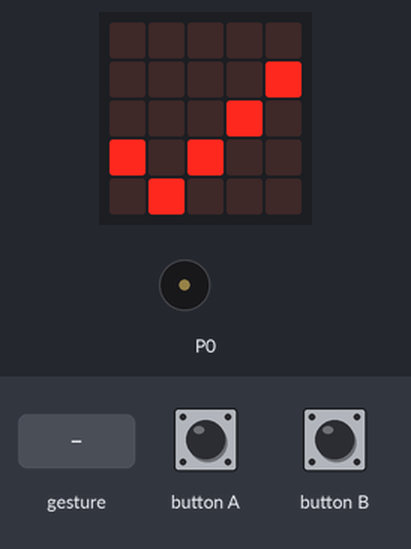
Bench run of a program on a simulated BBC micro:bit (MakeCode). On the bench: the board's 5×5 LED display, buzzer (waves = sounding). The inputs (shaded band) are chosen by the test bench. A tilt is held for 1.5 s and a shake lasts 1 s, then the board lies face up again; the 48×5 strip is a reading aid, not a part: it shows the text the display is scrolling, unrolled, one strip-width of it at a time.

Above: at 10.5 s.
10.6 s: sound turns loud
At 11.0 s:
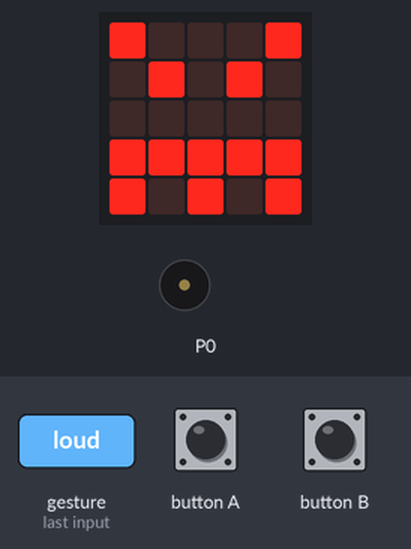
13.6 s: button A pressed for 0.15 s
At 14.2 s:
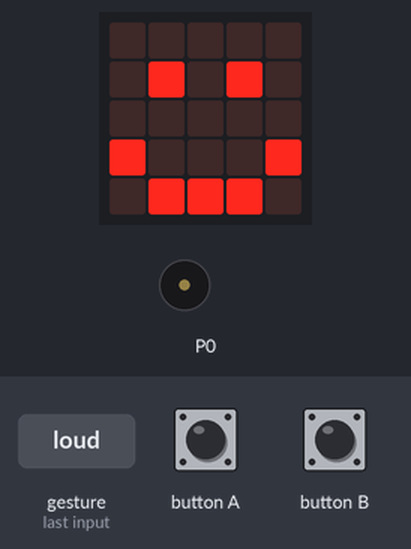
15.2 s: button B pressed for 0.15 s
At 16.5 s:
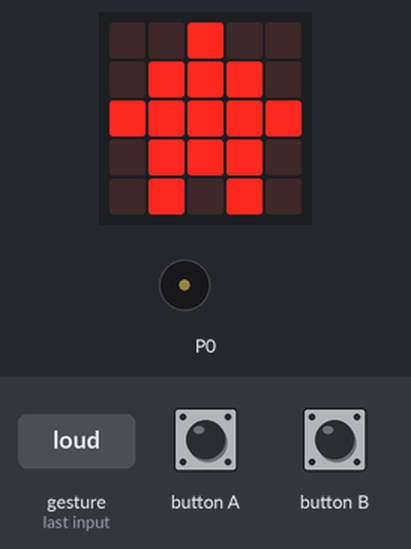
16.8 s: gesture 'tilt right'
At 17.2 s:
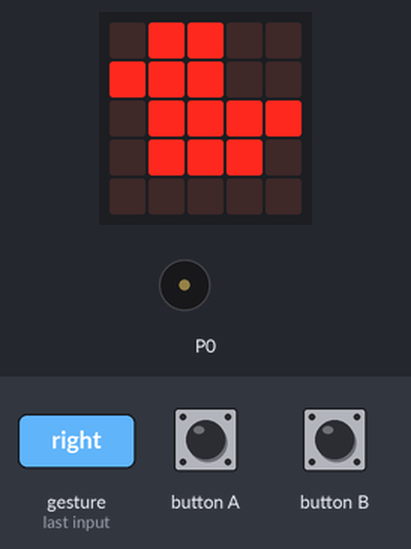
18.4 s: gesture 'tilt left'
At 19.5 s:
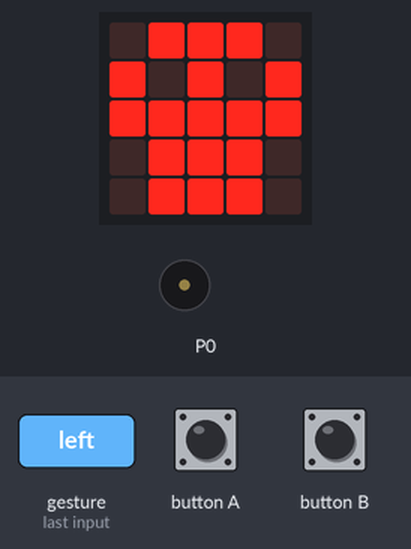
19.9 s: gesture 'shake'
At 20.8 s:
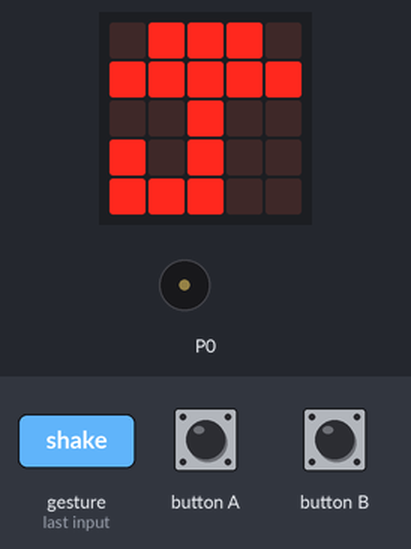
Timing chart, 0 to 22.6 s (numbered marks = the images above; inputs shaded):
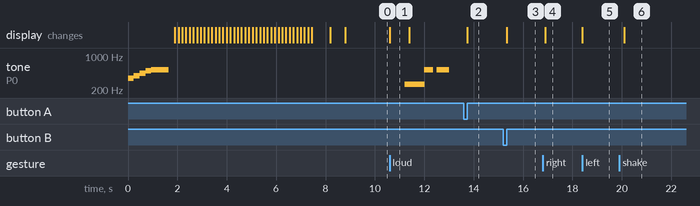

Measured:
- after the input at 10.6 s, tone on P0: plays 262 Hz for 0.80 s, 523 Hz for 0.36 s, 523 Hz for 0.50 s, starting after 0.60 s; the display: changes at once (image 1)
- after the input at 13.6 s, the display: changes after 0.15 s (image 2)
- after the input at 15.2 s, the display: changes after 0.15 s (image 3)
- after the input at 16.8 s, the display: changes after 0.10 s (image 4)
- after the input at 18.4 s, the display: changes at once (image 5)
- after the input at 19.9 s, the display: changes after 0.20 s (image 6)
- what the display in image 1 shows lasts 0.8 s, from 10.6 s to 11.4 s

The program:

main.ts
```typescript
input.onSound(DetectedSound.Quiet, function () {
    basic.showIcon(IconNames.Yes)
    music.playMelody("C5 C5 - - - - - - ", 120)
    music.stopAllSounds()
})
input.onGesture(Gesture.TiltRight, function () {
    basic.showIcon(IconNames.Duck)
})
input.onButtonPressed(Button.A, function () {
    basic.showIcon(IconNames.Happy)
})
input.onGesture(Gesture.TiltLeft, function () {
    basic.showIcon(IconNames.Skull)
})
input.onSound(DetectedSound.Loud, function () {
    basic.showIcon(IconNames.Angry)
    music.playMelody("C C C C - - - - ", 155)
})
input.onGesture(Gesture.Shake, function () {
    basic.showIcon(IconNames.Umbrella)
})
input.onButtonPressed(Button.B, function () {
    basic.showIcon(IconNames.House)
})
music.playMelody("F G A B C5 C5 C5 - ", 255)
basic.showString("Hello!")
basic.showIcon(IconNames.Heart)
basic.showIcon(IconNames.Yes)
```

test.ts
```typescript
// テストはここに来ます。このパッケージが拡張機能として使用されるときにはコンパイルされません。
```
